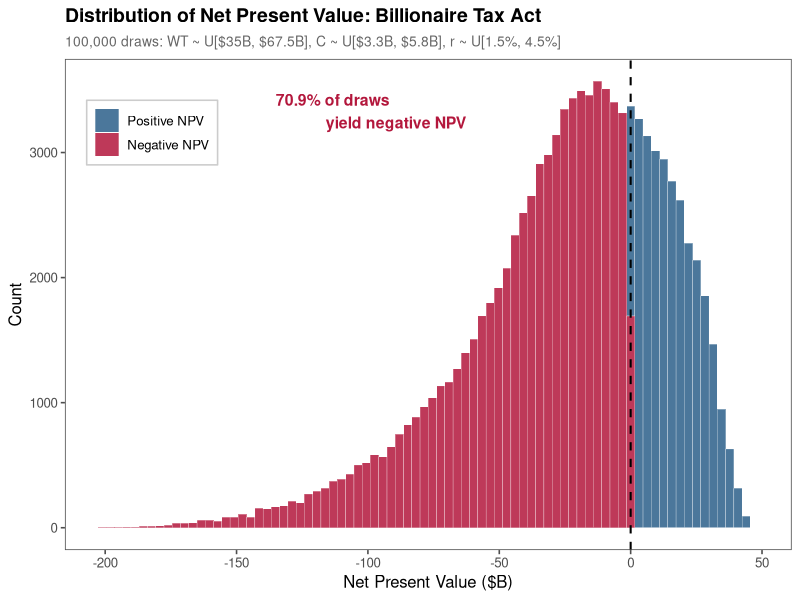
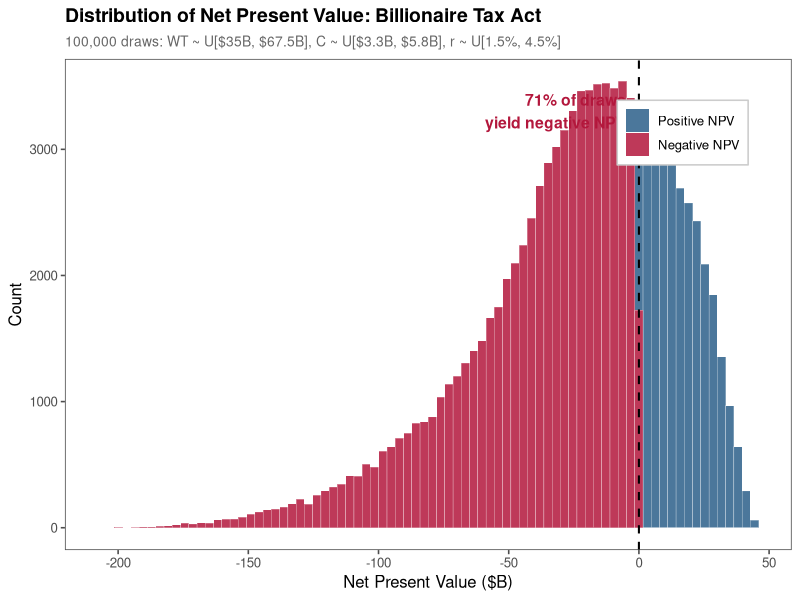
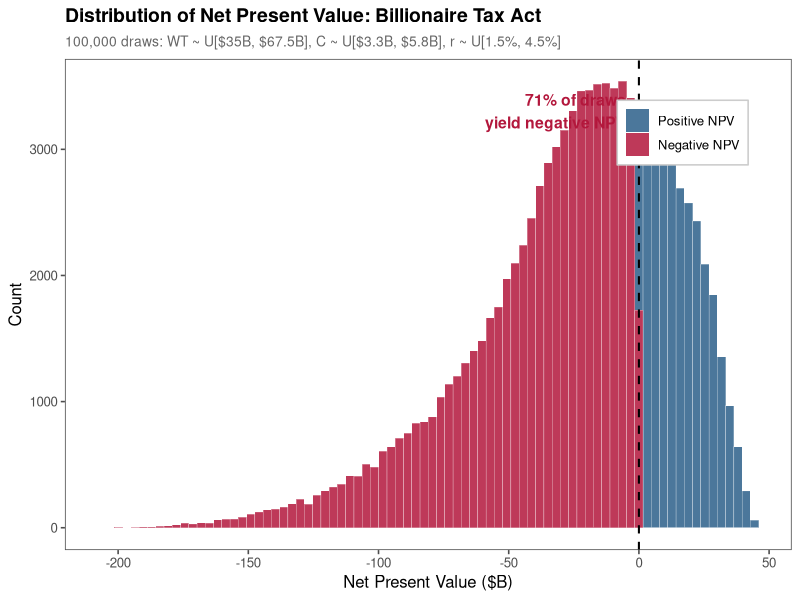
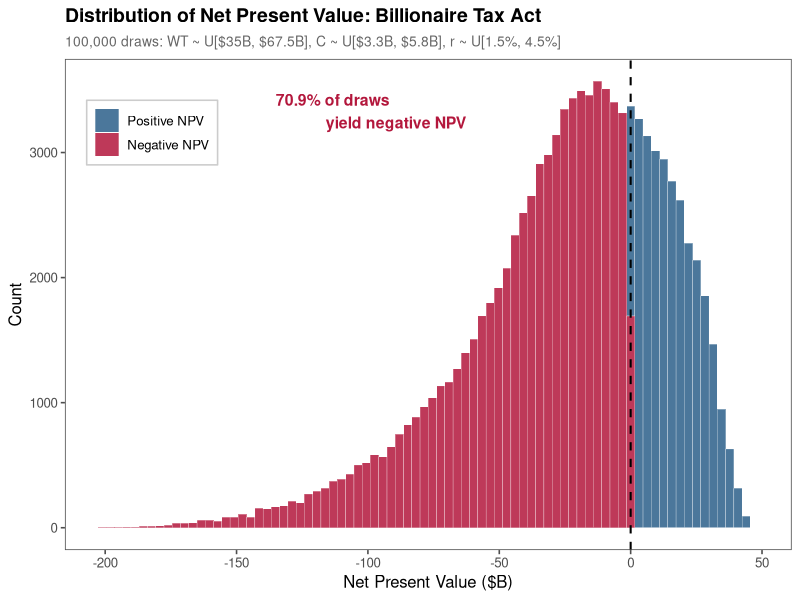

The R script that drew these images, in order:
# Billionaire Tax Act: NPV Distribution of Outcomes
# Date: February 2026
# Purpose: Simulate NPV across plausible parameter ranges, plot distribution
# =============================================================================
# PART 0: Load Packages
# =============================================================================
library(dplyr)
library(ggplot2)
library(ggthemes)

# Set seed
set.seed(2026)

# Set working directory (update to your local clone)
# setwd("~/Documents/GitHub/wealth_tax")

# =============================================================================
# PART I: Define Parameters
# =============================================================================

# Fixed
baseline_revenue <- 94.2  # $B, no-departure wealth tax revenue

# Number of simulations
n_sims <- 100000

# Parameter ranges
wt_min <- 35
wt_max <- 67.51
c_min  <- 3.3
c_max  <- 5.8

# =============================================================================
# PART II: Generate Random Parameter Draws
# =============================================================================

# WT: Wealth tax revenue ($35B to $67.51B)
wt <- runif(n_sims, min = wt_min, max = wt_max)

# C: Annual income tax contribution ($3.3B to $5.8B)
#   Uniform across MC lower bound (K=500) to Pareto upper bound (K=212)
c_income <- runif(n_sims, min = c_min, max = c_max)

# r: Real discount rate (1.5% to 4.5%)
r_discount <- runif(n_sims, min = 0.015, max = 0.045)

# =============================================================================
# PART III: Compute NPV for Each Draw
# =============================================================================

# Implied departure fraction
f <- 1 - (wt / baseline_revenue)

# Annual lost income tax
annual_loss <- f * c_income

# PV of lost income tax stream (inflation-linked perpetuity)
pv_lost <- annual_loss / r_discount

# Net present value
npv <- wt - pv_lost

# Assemble results
results <- data.frame(
  wt = wt,
  c_income = c_income,
  r_discount = r_discount,
  f = f,
  annual_loss = annual_loss,
  pv_lost = pv_lost,
  npv = npv
)

# =============================================================================
# PART IV: Summary Statistics
# =============================================================================

cat("=== NPV Distribution Summary ===\n")
cat(sprintf("  Simulations:        %d\n", n_sims))
cat(sprintf("  Mean NPV:           $%.1fB\n", mean(results$npv)))
cat(sprintf("  Median NPV:         $%.1fB\n", median(results$npv)))
cat(sprintf("  Std Dev:            $%.1fB\n", sd(results$npv)))
cat(sprintf("  Min NPV:            $%.1fB\n", min(results$npv)))
cat(sprintf("  Max NPV:            $%.1fB\n", max(results$npv)))
cat(sprintf("  Pct Negative NPV:   %.1f%%\n", 100 * mean(results$npv < 0)))
cat(sprintf("  Pct Below -$10B:    %.1f%%\n", 100 * mean(results$npv < -10)))
cat(sprintf("  Pct Below -$25B:    %.1f%%\n", 100 * mean(results$npv < -25)))

# =============================================================================
# PART V: Plot Distribution of NPV Outcomes
# =============================================================================

pct_negative <- round(100 * mean(results$npv < 0), 1)

p <- ggplot(results, aes(x = npv)) +
  geom_histogram(aes(fill = npv < 0), bins = 80, alpha = 0.85, color = "white", linewidth = 0.1) +
  scale_fill_manual(
    values = c("TRUE" = "#B3173C", "FALSE" = "#2C5F8A"),
    labels = c("TRUE" = "Negative NPV", "FALSE" = "Positive NPV"),
    name = NULL
  ) +
  geom_vline(xintercept = 0, linetype = "dashed", color = "black", linewidth = 0.7) +
  annotate("text", x = -5, y = Inf, vjust = 2, hjust = 1,
           label = paste0(pct_negative, "% of draws\nyield negative NPV"),
           size = 4, fontface = "bold", color = "#B3173C") +
  labs(
    title = "Distribution of Net Present Value: Billionaire Tax Act",
    subtitle = paste0("100,000 draws: WT ~ U[$35B, $67.5B], C ~ U[$3.3B, $5.8B], r ~ U[1.5%, 4.5%]"),
    x = "Net Present Value ($B)",
    y = "Count"
  ) +
  theme_few() +
  theme(
    plot.title = element_text(face = "bold", size = 14),
    plot.subtitle = element_text(size = 10, color = "gray40"),
    legend.position = c(0.85, 0.85),
    legend.background = element_rect(fill = "white", color = "gray80")
  )

ggsave("npv_distribution.png", p, width = 10, height = 6, dpi = 300)
ggsave("npv_distribution.pdf", p, width = 10, height = 6)

cat("\nPlots saved: npv_distribution.png, npv_distribution.pdf\n")


# =============================================================================
# PART VI: Simulation Function (call once per specification)
# =============================================================================

run_npv_sim <- function(r_min, r_max, filename_tag) {
  
  wt <- runif(n_sims, min = wt_min, max = wt_max)
  c_income <- runif(n_sims, min = c_min, max = c_max)
  r_discount <- runif(n_sims, min = r_min, max = r_max)
  
  f <- 1 - (wt / baseline_revenue)
  annual_loss <- f * c_income
  pv_lost <- annual_loss / r_discount
  npv <- wt - pv_lost
  
  results <- data.frame(wt, c_income, r_discount, f, annual_loss, pv_lost, npv)
  
  # Summary
  cat(sprintf("\n=== NPV Distribution Summary (r ~ U[%.1f%%, %.1f%%]) ===\n", r_min*100, r_max*100))
  cat(sprintf("  Mean NPV:           $%.1fB\n", mean(results$npv)))
  cat(sprintf("  Median NPV:         $%.1fB\n", median(results$npv)))
  cat(sprintf("  Std Dev:            $%.1fB\n", sd(results$npv)))
  cat(sprintf("  Pct Negative NPV:   %.1f%%\n", 100 * mean(results$npv < 0)))
  
  # Plot
  pct_negative <- round(100 * mean(results$npv < 0), 1)
  r_label <- sprintf("r ~ U[%.1f%%, %.1f%%]", r_min*100, r_max*100)
  
  p <- ggplot(results, aes(x = npv)) +
    geom_histogram(aes(fill = npv < 0), bins = 80, alpha = 0.85, 
                   color = "white", linewidth = 0.1) +
    scale_fill_manual(
      values = c("TRUE" = "#B3173C", "FALSE" = "#2C5F8A"),
      labels = c("TRUE" = "Negative NPV", "FALSE" = "Positive NPV"),
      name = NULL
    ) +
    geom_vline(xintercept = 0, linetype = "dashed", color = "black", 
               linewidth = 0.7) +
    annotate("text", x = -Inf, y = Inf, vjust = 2, hjust = -1.85,
             label = paste0(pct_negative, "% of draws\nyield negative NPV"),
             size = 4, fontface = "bold", color = "#B3173C") +
    labs(
      title = "Distribution of Net Present Value: Billionaire Tax Act",
      subtitle = paste0("100,000 draws: WT ~ U[$35B, $67.5B], C ~ U[$3.3B, $5.8B], ", r_label),
      x = "Net Present Value ($B)",
      y = "Count"
    ) +
    theme_few() +
    theme(
      plot.title = element_text(face = "bold", size = 14),
      plot.subtitle = element_text(size = 10, color = "gray40"),
      legend.position = c(0.12, 0.85),
      legend.background = element_rect(fill = "white", color = "gray80")
    )
  print(p)
  ggsave(paste0("npv_distribution_", filename_tag, ".png"), p, 
         width = 10, height = 6, dpi = 300)
 
  
  cat(sprintf("  Saved: npv_distribution_%s.png/.pdf\n", filename_tag))
}

# =============================================================================
# PART VII: Run Both Specifications
# =============================================================================

run_npv_sim(0.015, 0.045, "1.5to4.5_v5")
